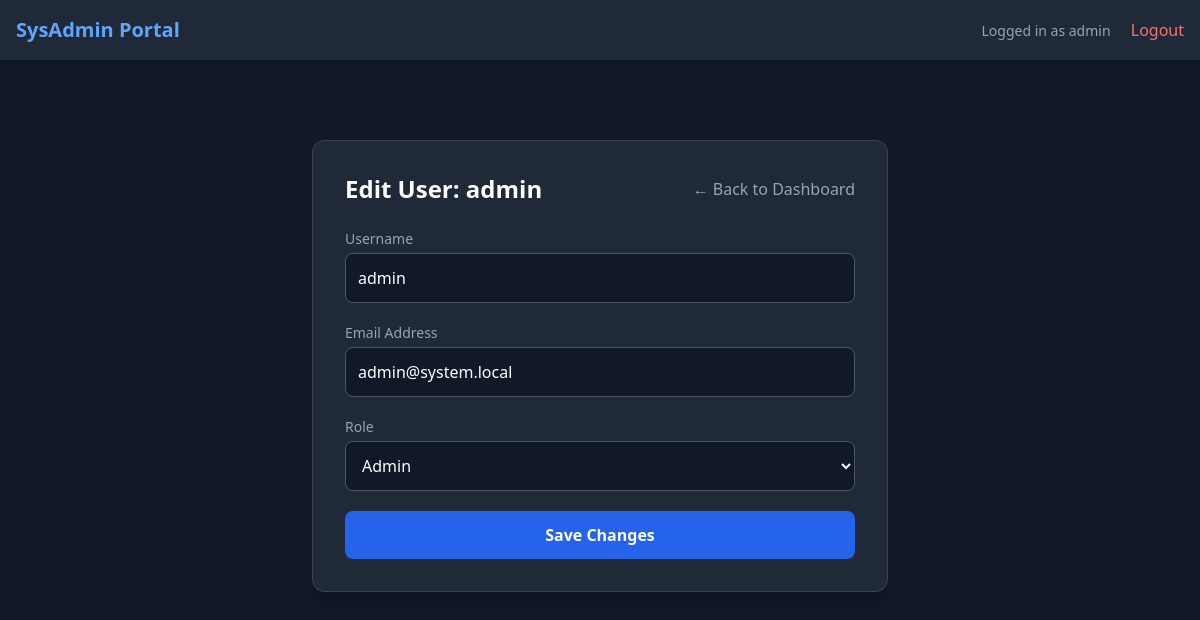
Screenshot of /admin/user/1/edit (signed in) with the database file from the repository.
### app.py (models this page shows)
class User(UserMixin, db.Model):
    id = db.Column(db.Integer, primary_key=True)
    username = db.Column(db.String(80), unique=True, nullable=False)
    email = db.Column(db.String(120), unique=True, nullable=False)
    password_hash = db.Column(db.String(256))
    role = db.Column(db.String(20), default='regular')
    is_active = db.Column(db.Boolean, default=True)

### app.py (the view, shortened to what this page needs)
@app.route('/admin/user/<int:id>/edit', methods=['GET', 'POST'])
@login_required
def admin_edit_user(id):
    if current_user.role != 'admin': abort(403)
    user = User.query.get_or_404(id)
    return render_template('admin_edit_user.html', user=user)

### app.py (called while the page is built)
@login_manager.user_loader
def load_user(user_id):
    return User.query.get(int(user_id))

### templates/admin_edit_user.html (shortened to what this page needs)
{% extends 'index.html' %}
{% block content %}
<div class="max-w-xl mx-auto bg-gray-800 p-8 rounded-xl border border-gray-700 shadow-xl mt-10">
    <div class="flex justify-between items-center mb-6">
        <h2 class="text-2xl font-bold text-white">Edit User: {{ user.username }}</h2>
        <a href="{{ url_for('admin_dashboard') }}" class="text-gray-400 hover:text-white">← Back to Dashboard</a>
    </div>
    <form method="POST" class="space-y-5">
        <div>
            <label class="block text-sm font-medium text-gray-400 mb-1">Username</label>
            <input type="text" name="username" value="{{ user.username }}" required class="w-full p-3 bg-gray-900 rounded-lg border border-gray-600 focus:border-blue-500 text-white">
        </div>
        <div>
            <label class="block text-sm font-medium text-gray-400 mb-1">Email Address</label>
            <input type="email" name="email" value="{{ user.email }}" required class="w-full p-3 bg-gray-900 rounded-lg border border-gray-600 focus:border-blue-500 text-white">
        </div>
        <div>
            <label class="block text-sm font-medium text-gray-400 mb-1">Role</label>
            <select name="role" class="w-full p-3 bg-gray-900 rounded-lg border border-gray-600 focus:border-blue-500 text-white">
                <option value="admin" {% if user.role == 'admin' %}selected{% endif %}>Admin</option>
            </select>
        </div>
        <button type="submit" class="w-full bg-blue-600 text-white p-3 rounded-lg font-semibold hover:bg-blue-500 transition-colors mt-4">
            Save Changes
        </button>
    </form>
</div>
{% endblock %}

### templates/index.html (shortened to what this page needs)
<!DOCTYPE html>
<html class="h-full bg-gray-900 text-white">
<head>
    <script src="https://cdn.tailwindcss.com"></script>
</head>
<body class="h-full flex flex-col">
    <nav class="bg-gray-800 p-4 shadow-md flex justify-between items-center">
        <h1 class="text-xl font-bold text-blue-400">SysAdmin Portal</h1>
        <div>
            {% if current_user.is_authenticated %}
                <span class="mr-4 text-sm text-gray-400">Logged in as {{ current_user.username }}</span>
                <a href="{{ url_for('logout') }}" class="text-red-400 hover:text-red-300">Logout</a>
            {% else %}
                <a href="{{ url_for('login') }}" class="mr-4 text-blue-400">Login</a>
                <a href="{{ url_for('register') }}" class="text-blue-400">Register</a>
            {% endif %}
        </div>
    </nav>
    <main class="flex-grow p-10">
        {% block content %}{% endblock %}
    </main>
</body>
</html>

### rows the page displays
User: username "admin", email "admin@system.local", role "Admin"
